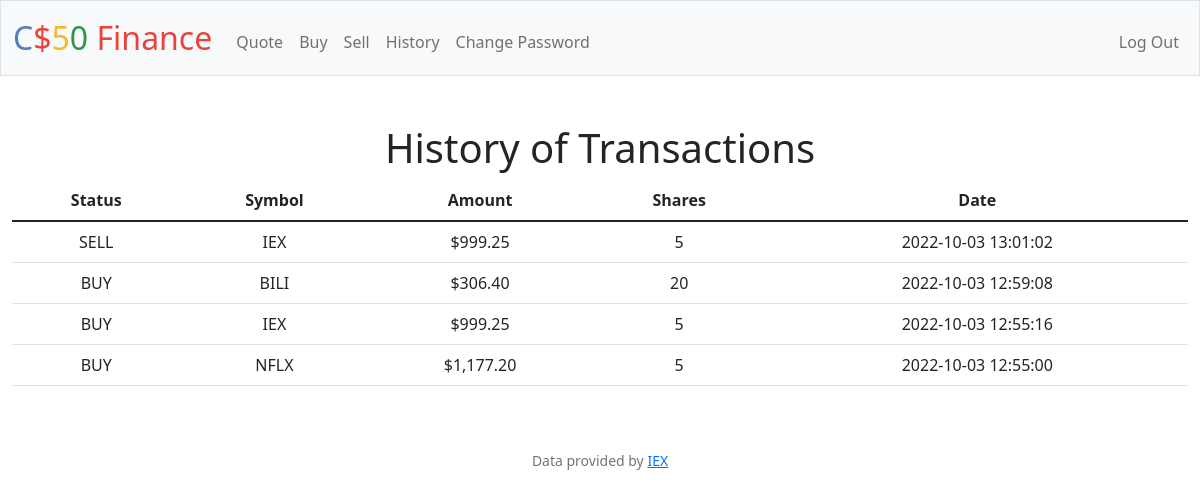
The app's page /history (signed in) with its own data.
### tables this page shows
CREATE TABLE Transactions(
OwnerID INTEGER NOT NULL,
Status TEXT NOT NULL,
Symbol TEXT NOT NULL,
Price NUMERICAL NOT NULL,
Shares INTEGER NOT NULL,
Date TEXT NOT NULL,
FOREIGN KEY (OwnerID) REFERENCES users(id));

### app.py (the view)
@app.route("/history")
@login_required
def history():
    transactions = db.execute(
        "SELECT * FROM  Transactions Where OwnerID = ? ORDER BY Date DESC", session["user_id"])
    return render_template("history.html", transactions=transactions)

### app.py (called while the page is built)
@app.after_request
def after_request(response):
    response.headers["Cache-Control"] = "no-cache, no-store, must-revalidate"
    response.headers["Expires"] = 0
    response.headers["Pragma"] = "no-cache"
    return response

### helpers.py (called while the page is built)
def login_required(f):
    @wraps(f)
    def decorated_function(*args, **kwargs):
        if session.get("user_id") is None:
            return redirect("/login")
        return f(*args, **kwargs)
    return decorated_function

def usd(value):
    return f"${value:,.2f}"

### templates/history.html (shortened to what this page needs)
{% extends "layout.html" %}
{% block main %}
    <h1 class="text-center">History of Transactions</h1>
    <div>
        <table class="table">
            <thead>
                <tr>
                    <th>Status</th>
                    <th>Symbol</th>
                    <th>Amount</th>
                    <th>Shares</th>
                    <th>Date</th>
                </tr>
            </thead>
            <tbody>
                {% for history in transactions %}
                <tr>
                    <td>{{history["Status"]}}</td>
                    <td>{{history["Symbol"]}}</td>
                    <td>{{history["Price"]|usd}}</td>
                    <td>{{history["Shares"]}}</td>
                    <td>{{history["Date"]}}</td>
                </tr>
                {% endfor %}
            </tbody>
        </table>
    </div>
{% endblock %}

### templates/layout.html (shortened to what this page needs)
<!DOCTYPE html>
<html lang="en">
    <head>
        <link href="https://cdn.jsdelivr.net/npm/bootstrap@5.1.3/dist/css/bootstrap.min.css" rel="stylesheet">
        <link href="/static/styles.css" rel="stylesheet">
    </head>
    <body>
        <nav class="bg-light border navbar navbar-expand-md navbar-light">
            <div class="container-fluid">
                <a class="navbar-brand" href="/"><span class="blue">C</span><span class="red">$</span><span class="yellow">5</span><span class="green">0</span> <span class="red">Finance</span></a>
                <div class="collapse navbar-collapse" id="navbar">
                    {% if session["user_id"] %}
                        <ul class="navbar-nav me-auto mt-2">
                            <li class="nav-item"><a class="nav-link" href="/quote">Quote</a></li>
                            <li class="nav-item"><a class="nav-link" href="/buy">Buy</a></li>
                            <li class="nav-item"><a class="nav-link" href="/sell">Sell</a></li>
                            <li class="nav-item"><a class="nav-link" href="/history">History</a></li>
                            <li class="nav-item"><a class="nav-link" href="/changepass">Change Password</a></li>
                        </ul>
                        <ul class="navbar-nav ms-auto mt-2">
                            <li class="nav-item"><a class="nav-link" href="/logout">Log Out</a></li>
                        </ul>
                    {% else %}
                        <ul class="navbar-nav ms-auto mt-2">
                            <li class="nav-item"><a class="nav-link" href="/register">Register</a></li>
                            <li class="nav-item"><a class="nav-link" href="/login">Log In</a></li>
                        </ul>
                    {% endif %}
                </div>
            </div>
        </nav>
        <main class="container-fluid py-5 text-center">
            {% block main %}{% endblock %}
        </main>
        <footer class="mb-5 small text-center text-muted">
            Data provided by <a href="https://iexcloud.io/">IEX</a>
        </footer>
    </body>
</html>

### static/styles.css (style rules this page uses)
nav .navbar-brand { font-size: xx-large; }
nav .navbar-brand .blue { color: #537fbe; }
nav .navbar-brand .red { color: #ea433b; }
nav .navbar-brand .yellow { color: #f5b82e; }
nav .navbar-brand .green { color: #2e944b; }

### records on screen
Transactions: Status "SELL", Symbol "IEX", Price "$999.25", Shares "5", Date "2022-10-03 13:01:02"
Transactions: Status "BUY", Symbol "BILI", Price "$306.40", Shares "20", Date "2022-10-03 12:59:08"
Transactions: Status "BUY", Symbol "IEX", Price "$999.25", Shares "5", Date "2022-10-03 12:55:16"
Transactions: Status "BUY", Symbol "NFLX", Price "$1,177.20", Shares "5", Date "2022-10-03 12:55:00"
